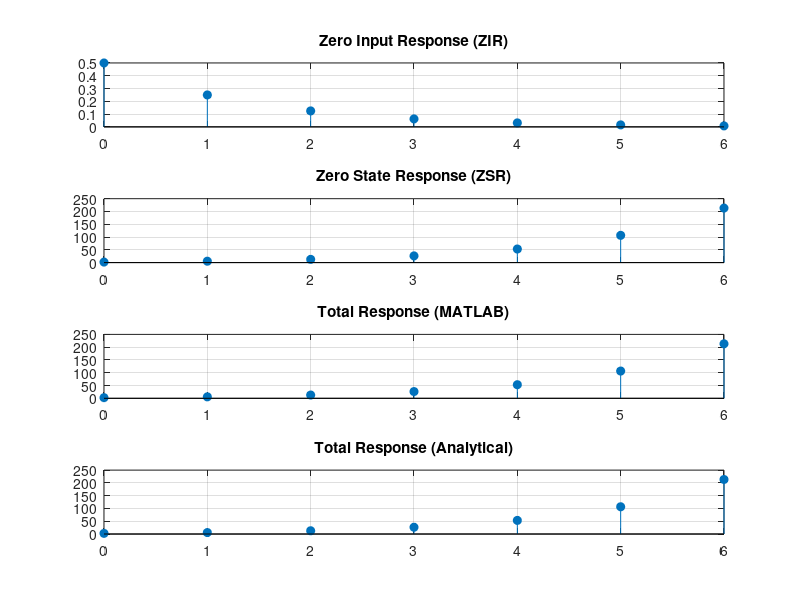

This chart was generated by the following MATLAB code:
% Practical 02 - Solution of Difference Equation
clc;
clear;
close all;
a = [1 -0.7 0.1];
b = [2 0 1];
n = 0:6;
x = 2.^n;
yi = [1 2];
xi = [0 0];
z_ic = filtic(b,a,yi,xi);
z_zir = filter(b,a,zeros(size(n)),z_ic);
z_zsr = filter(b,a,x);
z_total = filter(b,a,x,z_ic);
z_ana = -((17/6)*(0.5.^n)) + 2*(0.2.^n) + (10/3)*(2.^n);
sum_response = z_zir + z_zsr;
tol = 1e-10;
fprintf('ZIR + ZSR matches MATLAB total response: %d\n',all(abs(sum_response-z_total)<tol));
fprintf('MATLAB total matches analytical response: %d\n',all(abs(z_total-z_ana)<tol));
figure;
subplot(4,1,1); stem(n,z_zir,'filled'); grid on; title('Zero Input Response (ZIR)');
subplot(4,1,2); stem(n,z_zsr,'filled'); grid on; title('Zero State Response (ZSR)');
subplot(4,1,3); stem(n,z_total,'filled'); grid on; title('Total Response (MATLAB)');
subplot(4,1,4); stem(n,z_ana,'filled'); grid on; title('Total Response (Analytical)');
